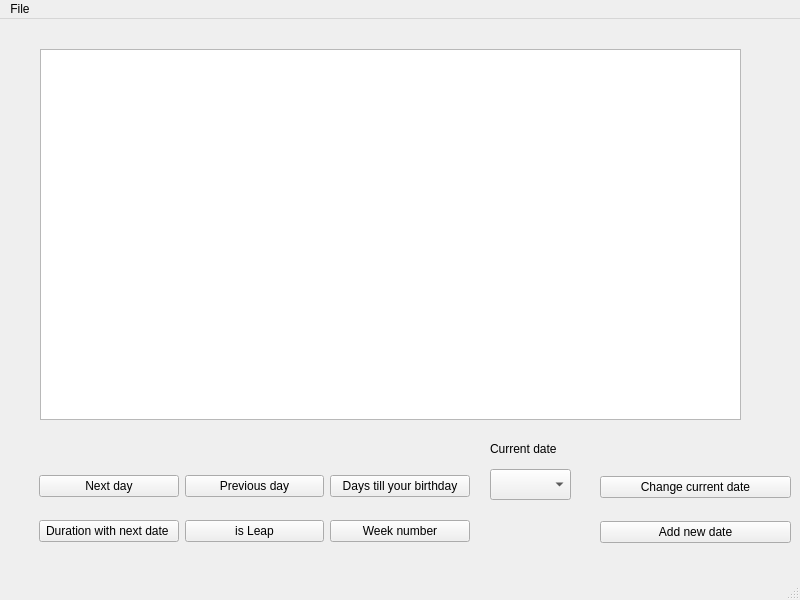
<?xml version="1.0" encoding="UTF-8"?>
<ui version="4.0">
 <class>MainWindow</class>
 <widget class="QMainWindow" name="MainWindow">
  <property name="geometry">
   <rect>
    <x>0</x>
    <y>0</y>
    <width>800</width>
    <height>600</height>
   </rect>
  </property>
  <property name="windowTitle">
   <string>MainWindow</string>
  </property>
  <widget class="QWidget" name="centralwidget">
   <widget class="QTableWidget" name="tableWidget">
    <property name="geometry">
     <rect>
      <x>40</x>
      <y>30</y>
      <width>701</width>
      <height>371</height>
     </rect>
    </property>
   </widget>
   <widget class="QWidget" name="gridLayoutWidget">
    <property name="geometry">
     <rect>
      <x>39</x>
      <y>439</y>
      <width>431</width>
      <height>101</height>
     </rect>
    </property>
    <layout class="QGridLayout" name="gridLayout">
     <item row="1" column="1">
      <widget class="QPushButton" name="isLeapButton">
       <property name="text">
        <string>is Leap</string>
       </property>
      </widget>
     </item>
     <item row="1" column="0">
      <widget class="QPushButton" name="durationButton">
       <property name="text">
        <string>Duration with next date </string>
       </property>
      </widget>
     </item>
     <item row="0" column="1">
      <widget class="QPushButton" name="previousDayButton">
       <property name="text">
        <string>Previous day</string>
       </property>
      </widget>
     </item>
     <item row="0" column="0">
      <widget class="QPushButton" name="nextDayButton">
       <property name="text">
        <string>Next day</string>
       </property>
      </widget>
     </item>
     <item row="0" column="2">
      <widget class="QPushButton" name="daysTillBDButton">
       <property name="text">
        <string>Days till your birthday</string>
       </property>
      </widget>
     </item>
     <item row="1" column="2">
      <widget class="QPushButton" name="weekNumberButton">
       <property name="text">
        <string>Week number</string>
       </property>
      </widget>
     </item>
    </layout>
   </widget>
   <widget class="QComboBox" name="comboBox">
    <property name="geometry">
     <rect>
      <x>490</x>
      <y>450</y>
      <width>81</width>
      <height>31</height>
     </rect>
    </property>
   </widget>
   <widget class="QLabel" name="label">
    <property name="geometry">
     <rect>
      <x>490</x>
      <y>420</y>
      <width>91</width>
      <height>20</height>
     </rect>
    </property>
    <property name="text">
     <string>Current date</string>
    </property>
   </widget>
   <widget class="QWidget" name="verticalLayoutWidget">
    <property name="geometry">
     <rect>
      <x>600</x>
      <y>440</y>
      <width>191</width>
      <height>101</height>
     </rect>
    </property>
    <layout class="QVBoxLayout" name="verticalLayout">
     <item>
      <widget class="QPushButton" name="changeDateButton">
       <property name="text">
        <string>Change current date</string>
       </property>
      </widget>
     </item>
     <item>
      <widget class="QPushButton" name="addDateButton">
       <property name="text">
        <string>Add new date</string>
       </property>
      </widget>
     </item>
    </layout>
   </widget>
  </widget>
  <widget class="QMenuBar" name="menubar">
   <property name="geometry">
    <rect>
     <x>0</x>
     <y>0</y>
     <width>800</width>
     <height>25</height>
    </rect>
   </property>
   <widget class="QMenu" name="menuFile">
    <property name="title">
     <string>File</string>
    </property>
    <addaction name="actionOpen"/>
   </widget>
   <addaction name="menuFile"/>
  </widget>
  <widget class="QStatusBar" name="statusbar"/>
  <action name="actionOpen">
   <property name="icon">
    <iconset resource="resource.qrc">
     <normaloff>:/openFileIcon.png</normaloff>:/openFileIcon.png</iconset>
   </property>
   <property name="text">
    <string>Open</string>
   </property>
  </action>
 </widget>
 <resources>
  <include location="resource.qrc"/>
 </resources>
 <connections/>
</ui>
